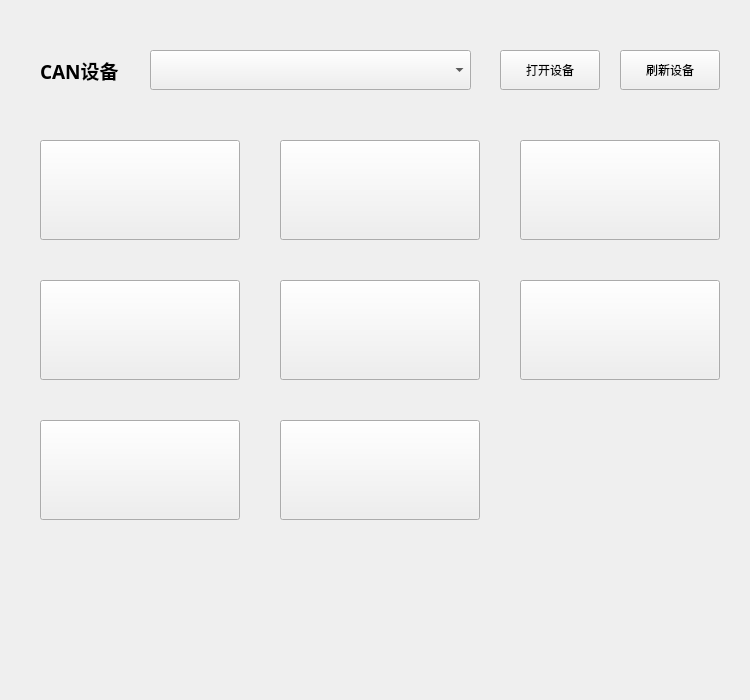
<?xml version="1.0" encoding="UTF-8"?>
<ui version="4.0">
 <class>FIOCANopen</class>
 <widget class="QWidget" name="FIOCANopen">
  <property name="geometry">
   <rect>
    <x>0</x>
    <y>0</y>
    <width>750</width>
    <height>700</height>
   </rect>
  </property>
  <property name="windowTitle">
   <string>Widget</string>
  </property>
  <widget class="DataButton" name="pushButton_in3">
   <property name="geometry">
    <rect>
     <x>520</x>
     <y>140</y>
     <width>200</width>
     <height>100</height>
    </rect>
   </property>
   <property name="text">
    <string/>
   </property>
  </widget>
  <widget class="DataButton" name="pushButton_relay1">
   <property name="geometry">
    <rect>
     <x>280</x>
     <y>280</y>
     <width>200</width>
     <height>100</height>
    </rect>
   </property>
   <property name="text">
    <string/>
   </property>
  </widget>
  <widget class="DataButton" name="pushButton_relay2">
   <property name="geometry">
    <rect>
     <x>520</x>
     <y>280</y>
     <width>200</width>
     <height>100</height>
    </rect>
   </property>
   <property name="text">
    <string/>
   </property>
  </widget>
  <widget class="QPushButton" name="pushButton_open">
   <property name="geometry">
    <rect>
     <x>500</x>
     <y>50</y>
     <width>100</width>
     <height>40</height>
    </rect>
   </property>
   <property name="text">
    <string>打开设备</string>
   </property>
  </widget>
  <widget class="DataButton" name="pushButton_in4">
   <property name="geometry">
    <rect>
     <x>40</x>
     <y>280</y>
     <width>200</width>
     <height>100</height>
    </rect>
   </property>
   <property name="text">
    <string/>
   </property>
  </widget>
  <widget class="DataButton" name="pushButton_in1">
   <property name="geometry">
    <rect>
     <x>40</x>
     <y>140</y>
     <width>200</width>
     <height>100</height>
    </rect>
   </property>
   <property name="text">
    <string/>
   </property>
  </widget>
  <widget class="DataButton" name="pushButton_relay4">
   <property name="geometry">
    <rect>
     <x>280</x>
     <y>420</y>
     <width>200</width>
     <height>100</height>
    </rect>
   </property>
   <property name="text">
    <string/>
   </property>
  </widget>
  <widget class="QLabel" name="label_server">
   <property name="geometry">
    <rect>
     <x>40</x>
     <y>50</y>
     <width>101</width>
     <height>40</height>
    </rect>
   </property>
   <property name="font">
    <font>
     <family>Microsoft YaHei</family>
     <pointsize>14</pointsize>
     <bold>true</bold>
    </font>
   </property>
   <property name="text">
    <string>CAN设备</string>
   </property>
  </widget>
  <widget class="DataButton" name="pushButton_relay3">
   <property name="geometry">
    <rect>
     <x>40</x>
     <y>420</y>
     <width>200</width>
     <height>100</height>
    </rect>
   </property>
   <property name="text">
    <string/>
   </property>
  </widget>
  <widget class="DataButton" name="pushButton_in2">
   <property name="geometry">
    <rect>
     <x>280</x>
     <y>140</y>
     <width>200</width>
     <height>100</height>
    </rect>
   </property>
   <property name="text">
    <string/>
   </property>
  </widget>
  <widget class="QComboBox" name="comboBox_can">
   <property name="geometry">
    <rect>
     <x>150</x>
     <y>50</y>
     <width>321</width>
     <height>40</height>
    </rect>
   </property>
   <property name="font">
    <font>
     <pointsize>12</pointsize>
     <bold>false</bold>
    </font>
   </property>
   <property name="editable">
    <bool>false</bool>
   </property>
  </widget>
  <widget class="QPushButton" name="pushButton_refresh">
   <property name="geometry">
    <rect>
     <x>620</x>
     <y>50</y>
     <width>100</width>
     <height>40</height>
    </rect>
   </property>
   <property name="text">
    <string>刷新设备</string>
   </property>
  </widget>
 </widget>
 <customwidgets>
  <customwidget>
   <class>DataButton</class>
   <extends>QPushButton</extends>
   <header>databutton.h</header>
  </customwidget>
 </customwidgets>
 <resources/>
 <connections/>
</ui>
